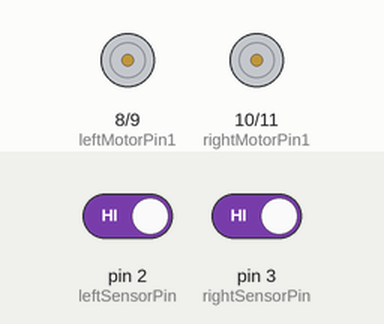
Recording of a sketch running on a simulated Arduino Uno, built with avr-gcc and run on an emulated ATmega328P. On the bench: motor-driver pin pairs drawn as motors (green arrow = first pin HIGH = forward, orange = second pin HIGH = backward, longer = more drive). The inputs (shaded band) are chosen by the test bench; at power-on: pin 2 (leftSensorPin) HIGH, pin 3 (rightSensorPin) HIGH.

Above: at 1.2 s.
1.3 s: pin 2 (leftSensorPin) driven LOW
At 2.1 s:
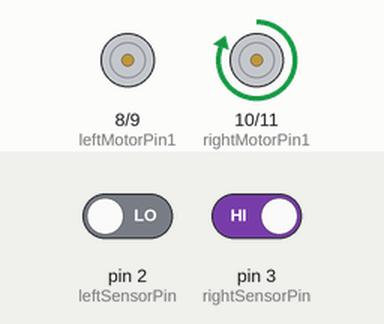
2.8 s: pin 3 (rightSensorPin) driven LOW
At 3.3 s:
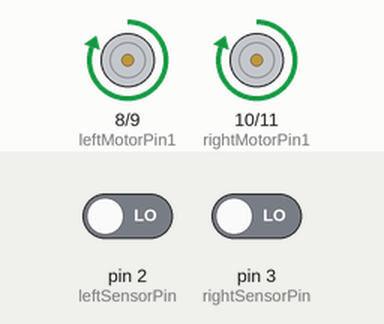
4.3 s: pin 2 (leftSensorPin) driven HIGH
At 5.5 s:
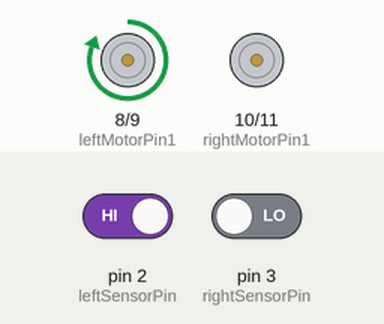
5.8 s: pin 3 (rightSensorPin) driven HIGH
At 6.8 s:
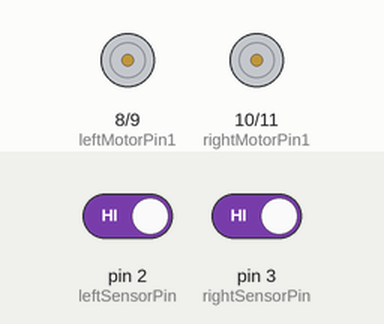
Timing chart, 0 to 8.3 s (numbered marks = the images above; inputs shaded):
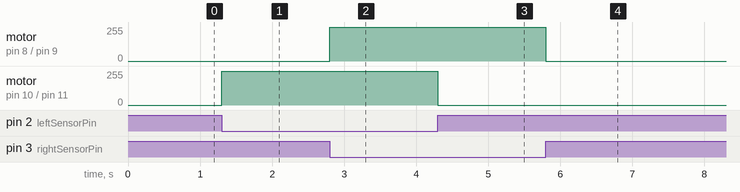

Measured:
- after the input at 1.3 s, motor on pin 10 (rightMotorPin1) / pin 11 (rightMotorPin2): stopped → forward 255/255 at once
- after the input at 2.8 s, motor on pin 8 (leftMotorPin1) / pin 9 (leftMotorPin2): stopped → forward 255/255 at once
- after the input at 4.3 s, motor on pin 10 (rightMotorPin1) / pin 11 (rightMotorPin2): forward 255/255 → stopped at once
- after the input at 5.8 s, motor on pin 8 (leftMotorPin1) / pin 9 (leftMotorPin2): forward 255/255 → stopped at once

The sketch:

LineFollower.ino
```cpp
// Pin definitions
const int leftSensorPin = 2;    // KY-033 left sensor
const int rightSensorPin = 3;   // KY-033 right sensor
const int leftMotorPin1 = 8;    // Left motor control pins
const int leftMotorPin2 = 9;
const int rightMotorPin1 = 10;  // Right motor control pins
const int rightMotorPin2 = 11;

void setup() {
  // Set sensor pins as input
  pinMode(leftSensorPin, INPUT);
  pinMode(rightSensorPin, INPUT);

  // Set motor pins as output
  pinMode(leftMotorPin1, OUTPUT);
  pinMode(leftMotorPin2, OUTPUT);
  pinMode(rightMotorPin1, OUTPUT);
  pinMode(rightMotorPin2, OUTPUT);
}

void loop() {
  // Read sensor values (LOW = black, HIGH = white)
  int leftSensorValue = digitalRead(leftSensorPin);
  int rightSensorValue = digitalRead(rightSensorPin);

  // If both sensors are on the line (black), move forward
  if (leftSensorValue == LOW && rightSensorValue == LOW) {
    moveForward();
  }
  // If the left sensor is off the line (white) and the right sensor is on the line (black), turn right
  else if (leftSensorValue == HIGH && rightSensorValue == LOW) {
    turnRight();
  }
  // If the right sensor is off the line (white) and the left sensor is on the line (black), turn left
  else if (leftSensorValue == LOW && rightSensorValue == HIGH) {
    turnLeft();
  }
  // If both sensors are off the line (white), stop
  else {
    stopMotors();
  }
}

// Function to move forward
void moveForward() {
  digitalWrite(leftMotorPin1, HIGH);
  digitalWrite(leftMotorPin2, LOW);
  digitalWrite(rightMotorPin1, HIGH);
  digitalWrite(rightMotorPin2, LOW);
}

// Function to turn right
void turnRight() {
  digitalWrite(leftMotorPin1, HIGH);
  digitalWrite(leftMotorPin2, LOW);
  digitalWrite(rightMotorPin1, LOW);
  digitalWrite(rightMotorPin2, LOW);
}

// Function to turn left
void turnLeft() {
  digitalWrite(leftMotorPin1, LOW);
  digitalWrite(leftMotorPin2, LOW);
  digitalWrite(rightMotorPin1, HIGH);
  digitalWrite(rightMotorPin2, LOW);
}

// Function to stop the motors
void stopMotors() {
  digitalWrite(leftMotorPin1, LOW);
  digitalWrite(leftMotorPin2, LOW);
  digitalWrite(rightMotorPin1, LOW);
  digitalWrite(rightMotorPin2, LOW);
}
```
